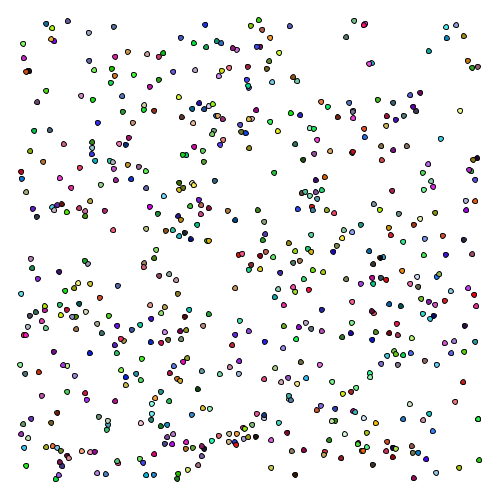
Frame 1 (no input)
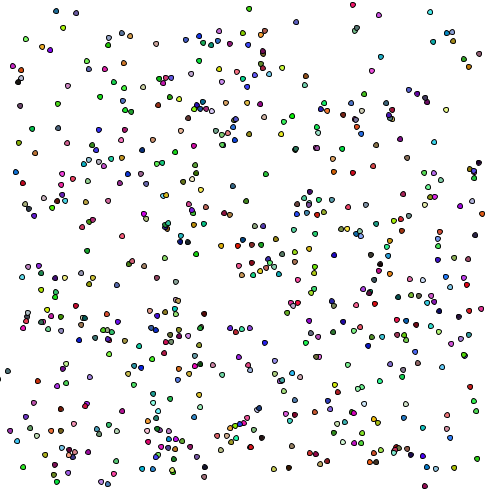
Frame 60 (the mouse pressed at the canvas centre just before this capture)
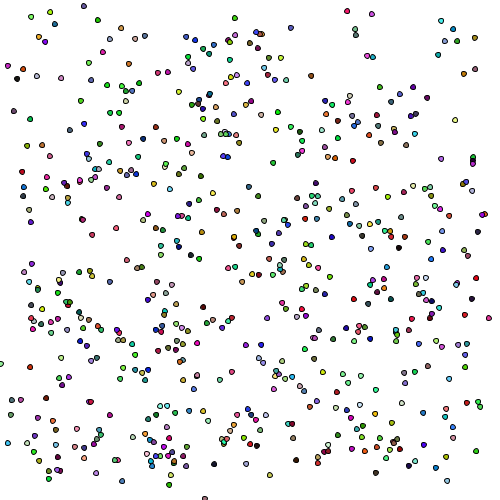
Frame 120 (the mouse held since frame 60 and released just before this capture)

The Processing sketch that drew these frames (run headless with seeded random() and noise(); from frame 60 on, the mouse is pressed at the canvas centre):

// Processing sketch: processing_168908
// ── processing_168908.pde

Cell[] myCells = new Cell[599];
//Creating an array of the Cell class
//Increasing the number of cells using the bracketed value
Cell myCell;
//Type of class 'Cell' and assign a name for the 'Cell', as a variable
//User-defined class in place of usual e.g. integer, float etc

void setup(){
  size(500,500);
  for(int i=0; i<myCells.length; i++){
    myCells[i] = new Cell();
  }
}

void draw(){
  background(255);
  for(int i=0; i<myCells.length; i++){
    myCells[i].display();
    myCells[i].update();
  }
}
//CLASS
class Cell{
  //defining what a 'Cell' is, to allow us to use this multiple times in the simulation
  float xlocation;
  float ylocation;
  float dia;
  //diameter variable
  boolean isseed;
  //is the seed frozen, as a 'seed'
  float cellred, cellgreen, cellblue;
  float lineweight;
  
  //all the variables in the cell to change its behaviour and appearance
  
  //CONSTRUCTOR
  Cell(){
    xlocation = random(20,480);
    ylocation = random(20,480);
    dia = 5;
    isseed = false;
    cellred = random(0,255);
    cellgreen = random(0,255);
    cellblue = random(0,255);
    lineweight = 0.5;
    //initialisation of the different values for the cell's variables
  }

  //FUNCTION
  void display(){
  stroke(lineweight);
  fill(cellred,cellgreen,cellblue);
  ellipse(xlocation,ylocation,dia,dia);
 }
 
 void update(){
   xlocation = xlocation+random(-2,2);
   ylocation = ylocation+random(-2,2);
   //increase the range of random values increases the speed of cell movements
 }
 
 void randomcol(){
   fill(cellred,cellgreen,cellblue);
 }
 
}
